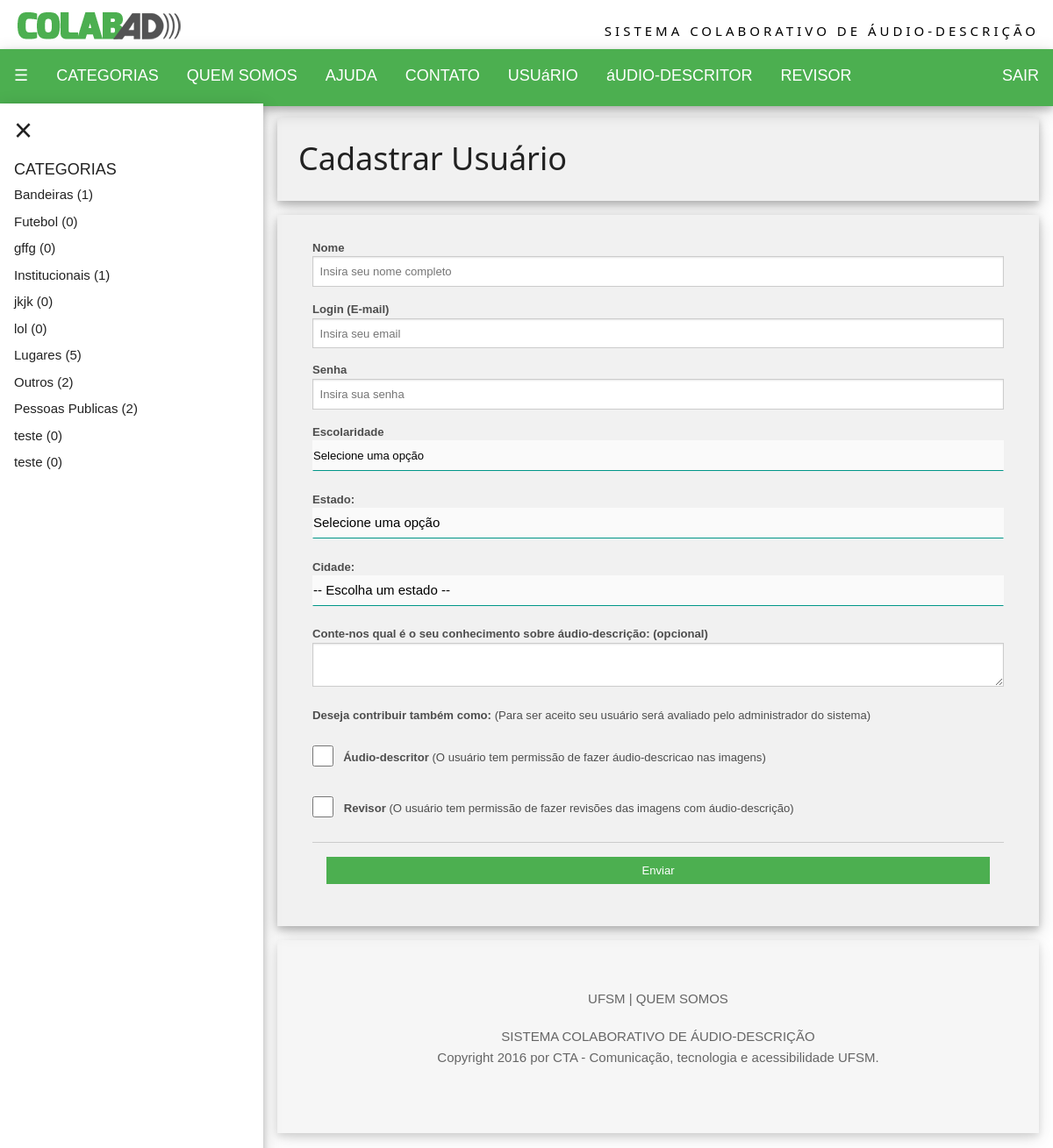
The page /siteCTA/usuario_cadastrar.php (signed in) on the database as committed earlier.
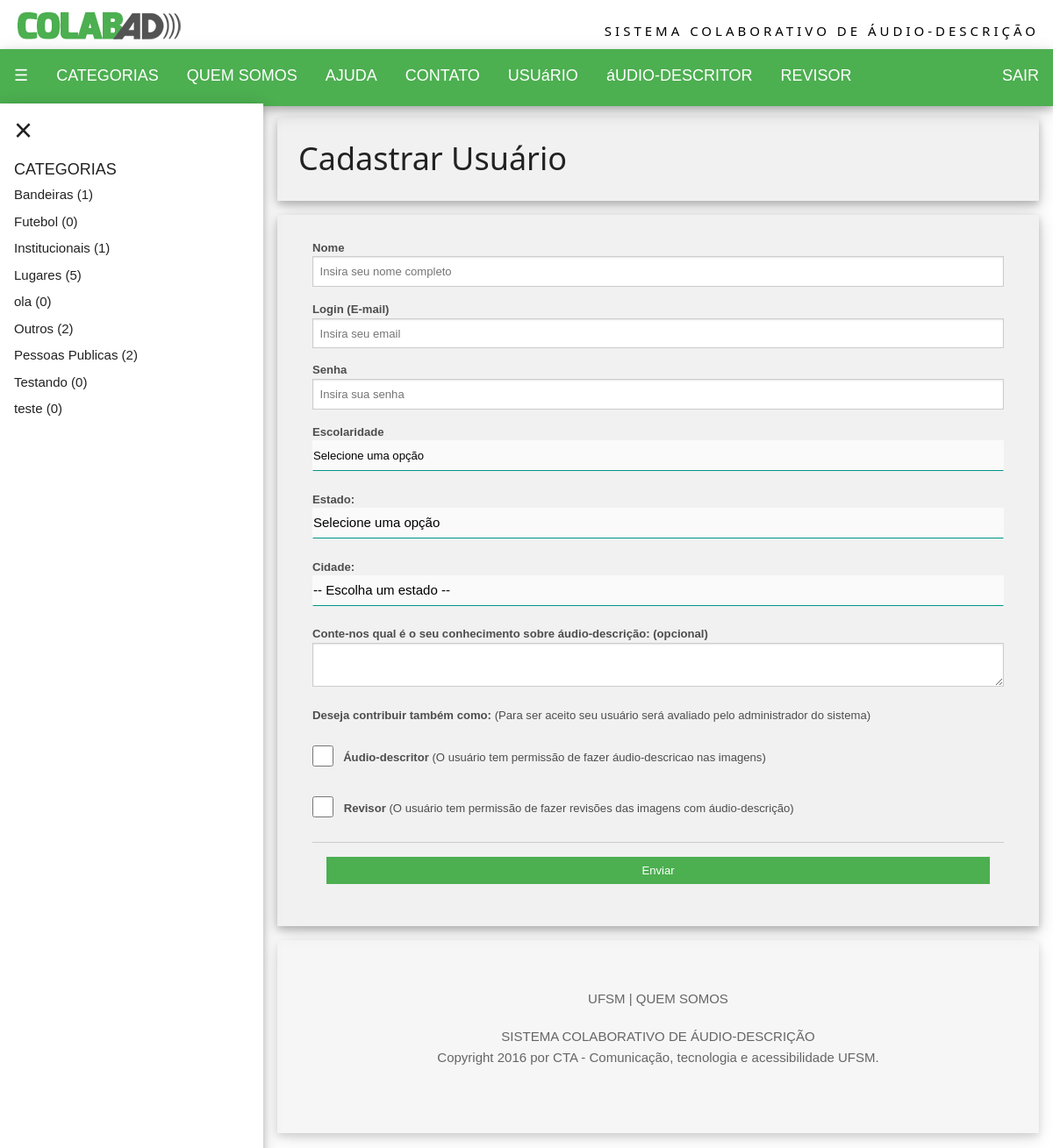
The same page on the database as committed later.
### tables this page shows
CREATE TABLE IF NOT EXISTS `categoria_usuario` (
  `cat_usu_codigo` int(11) NOT NULL AUTO_INCREMENT,
  `cat_usu_nome` varchar(100) DEFAULT NULL,
  `cat_usu_descricao` varchar(1000) DEFAULT NULL,
  PRIMARY KEY (`cat_usu_codigo`)
);

CREATE TABLE IF NOT EXISTS `categoria` (
  `cat_codigo` int(11) NOT NULL AUTO_INCREMENT,
  `cat_nome` varchar(50) DEFAULT NULL,
  PRIMARY KEY (`cat_codigo`)
);

### siteCTA/include/funcoes.php (called while the page is built, shortened)
<?php
function contaCategoria($codCat){
    include("conexao.php");
    $sql = "SELECT `img_codigo`
            FROM `imagens`
            WHERE `cat_codigo` = $codCat AND `img_situacao` = 'publicar'";
    $query = $mysqli->query($sql);
    return mysqli_num_rows($query);
}
function nomeCatUsu($codigo){
    include("conexao.php");
    $sql = "SELECT `cat_usu_nome`
            FROM `categoria_usuario`
            WHERE `cat_usu_codigo` = $codigo";
    $query = $mysqli->query($sql);
    $Resultado = $query->fetch_assoc();
    return $Resultado['cat_usu_nome'];
}

### siteCTA/usuario_cadastrar.php (the view, shortened to what the changed rows need)
<!DOCTYPE html>
<html lang="pt-br">
    <head>
        <?php
            include("cabecalho.php");
            $pagina = 'IN';
        ?>
    </head>
    <body>
    <?php
        include("navegacao.php");
    ?>
    <div id="main" class="w3-container" style="margin-left:300px;margin-top:118px">
        <div class="w3-container w3-section w3-padding-large w3-card-4 w3-light-grey">
            <h1>Cadastrar Usuário</h1>
        </div>
        </div>
    </body>
</html>

### siteCTA/navegacao.php (shortened to what the changed rows need)
<?php
    include("include/conexao.php");
    include("include/funcoes.php");
    if (isset($_SESSION['Categorias'])){
        $categoriaSessao = $_SESSION['Categorias'];
    } else {
        $categoriaSessao = 0;
    }
?>
<div class="w3-top">
    <ul class="w3-navbar w3-theme w3-large w3-card-4">
        <?php
            if (empty($categoriaSessao)) {
                echo '<li class="w3-right"><a class="w3-btn w3-green w3-hover-black w3-large w3-padding-16" href="./entrar.php">Entrar</a></li>';
                echo '<li class="w3-right"><a class="w3-btn w3-blue-grey w3-hover-black w3-large w3-padding-16" href="./usuario_cadastrar.php">Cadastre-se</a></li>';
            } else {
                for($i = 0; $i < count($categoriaSessao); $i++){
                  echo '<li><a class="w3-hover-black w3-padding-16" href="javascript:void(0)" onclick="w3_show_nav(\'cat'.$categoriaSessao[$i].'\')">'.utf8_encode(strtoupper(nomeCatUsu($categoriaSessao[$i]))).'</a></li>';
                }
            }
        ?>
    </ul>
</div>
<div class="w3-sidenav w3-card-4" style="width:300px">
    <div id="menuCategoria" class="myMenu" <?php if ($pagina != 'IN') {echo " style='display:none'";} ?>>
    <div class="w3-container"><span class="w3-large">CATEGORIAS</span></div>
    <?php
        $sqlCat = "SELECT `cat_codigo`, `cat_nome` FROM `categoria` ORDER BY `cat_nome`";
        $queryCat = $mysqli->query($sqlCat);
        $rowsCat = mysqli_num_rows($queryCat);
        if ($rowsCat > 0) {
            while ($registroCat = $queryCat->fetch_assoc()) {
                echo '<a href="./categoria.php?id='.$registroCat['cat_codigo'].'">'.(utf8_encode($registroCat['cat_nome'])).' (';
                echo contaCategoria($registroCat['cat_codigo']);
                echo ')</a>';
            }
        } else {
            echo "<a>Nenhuma categoria encontrada</a>";
        }
    ?>
    </div>
</div>

Rows that differ between the two databases and show on the page:
removed categoria: cat_nome "gffg", cat_codigo "0"
removed categoria: cat_nome "jkjk", cat_codigo "0"
removed categoria: cat_nome "lol", cat_codigo "0"
removed categoria: cat_nome "teste", cat_codigo "0"
added categoria: cat_nome "ola", cat_codigo "0"
added categoria: cat_nome "Testando", cat_codigo "0"
